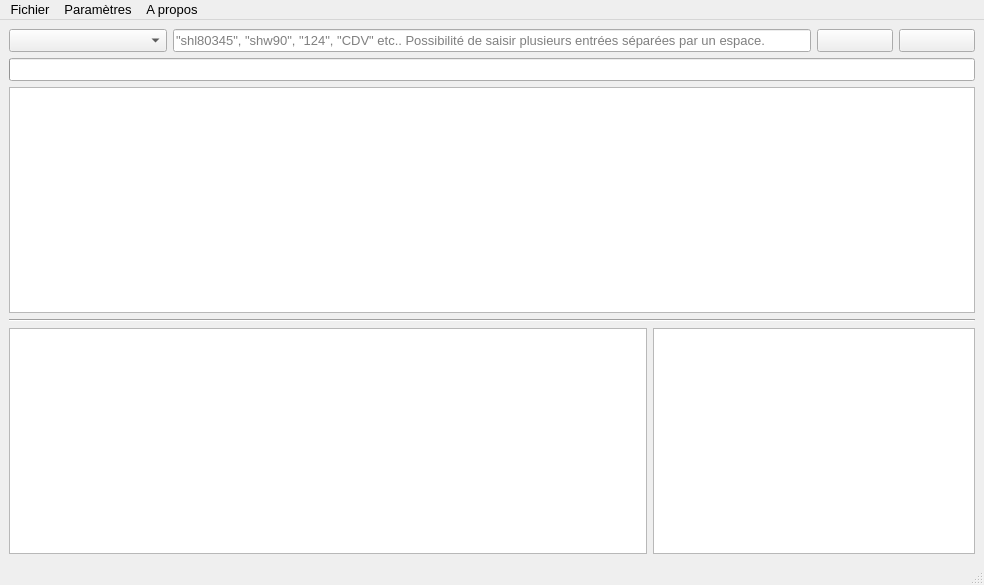
<?xml version="1.0" encoding="UTF-8"?>
<ui version="4.0">
 <class>MainWindow</class>
 <widget class="QMainWindow" name="MainWindow">
  <property name="geometry">
   <rect>
    <x>0</x>
    <y>0</y>
    <width>984</width>
    <height>585</height>
   </rect>
  </property>
  <property name="font">
   <font>
    <pointsize>10</pointsize>
   </font>
  </property>
  <property name="windowTitle">
   <string>Finder</string>
  </property>
  <property name="styleSheet">
   <string notr="true"/>
  </property>
  <property name="tabShape">
   <enum>QTabWidget::Rounded</enum>
  </property>
  <widget class="QWidget" name="centralwidget">
   <property name="styleSheet">
    <string notr="true"/>
   </property>
   <layout class="QGridLayout" name="gridLayout">
    <item row="3" column="0" colspan="6">
     <widget class="Line" name="line">
      <property name="orientation">
       <enum>Qt::Horizontal</enum>
      </property>
     </widget>
    </item>
    <item row="0" column="0">
     <widget class="QComboBox" name="comboBox">
      <property name="maximumSize">
       <size>
        <width>16777215</width>
        <height>16777215</height>
       </size>
      </property>
     </widget>
    </item>
    <item row="2" column="0" colspan="6">
     <widget class="QTableView" name="tableView"/>
    </item>
    <item row="1" column="0" colspan="6">
     <widget class="QProgressBar" name="progressBar">
      <property name="value">
       <number>0</number>
      </property>
      <property name="textVisible">
       <bool>false</bool>
      </property>
     </widget>
    </item>
    <item row="4" column="4" colspan="2">
     <widget class="QTextEdit" name="textEdit_2">
      <property name="maximumSize">
       <size>
        <width>16777215</width>
        <height>300</height>
       </size>
      </property>
      <property name="focusPolicy">
       <enum>Qt::NoFocus</enum>
      </property>
      <property name="styleSheet">
       <string notr="true"/>
      </property>
      <property name="frameShadow">
       <enum>QFrame::Plain</enum>
      </property>
     </widget>
    </item>
    <item row="0" column="5">
     <layout class="QHBoxLayout" name="horizontalLayout">
      <item>
       <widget class="QPushButton" name="pushButton">
        <property name="text">
         <string/>
        </property>
       </widget>
      </item>
      <item>
       <widget class="QPushButton" name="pushButton_2">
        <property name="enabled">
         <bool>true</bool>
        </property>
        <property name="text">
         <string/>
        </property>
       </widget>
      </item>
     </layout>
    </item>
    <item row="0" column="1" colspan="4">
     <widget class="QLineEdit" name="lineEdit">
      <property name="styleSheet">
       <string notr="true"/>
      </property>
      <property name="text">
       <string/>
      </property>
      <property name="placeholderText">
       <string>&quot;shl80345&quot;, &quot;shw90&quot;, &quot;124&quot;, &quot;CDV&quot; etc.. Possibilité de saisir plusieurs entrées séparées par un espace.</string>
      </property>
     </widget>
    </item>
    <item row="4" column="0" colspan="4">
     <widget class="QTextEdit" name="textEdit">
      <property name="maximumSize">
       <size>
        <width>16777215</width>
        <height>300</height>
       </size>
      </property>
      <property name="focusPolicy">
       <enum>Qt::NoFocus</enum>
      </property>
      <property name="styleSheet">
       <string notr="true"/>
      </property>
      <property name="frameShadow">
       <enum>QFrame::Plain</enum>
      </property>
     </widget>
    </item>
   </layout>
  </widget>
  <widget class="QMenuBar" name="menuBar">
   <property name="geometry">
    <rect>
     <x>0</x>
     <y>0</y>
     <width>984</width>
     <height>21</height>
    </rect>
   </property>
   <widget class="QMenu" name="menuParameters">
    <property name="title">
     <string>Paramètres</string>
    </property>
   </widget>
   <widget class="QMenu" name="menuFile">
    <property name="title">
     <string>Fichier</string>
    </property>
   </widget>
   <widget class="QMenu" name="menuAbout">
    <property name="title">
     <string>A propos</string>
    </property>
   </widget>
   <addaction name="menuFile"/>
   <addaction name="menuParameters"/>
   <addaction name="menuAbout"/>
  </widget>
  <widget class="QStatusBar" name="statusBar">
   <property name="styleSheet">
    <string notr="true"/>
   </property>
   <property name="sizeGripEnabled">
    <bool>true</bool>
   </property>
  </widget>
 </widget>
 <resources/>
 <connections/>
</ui>
